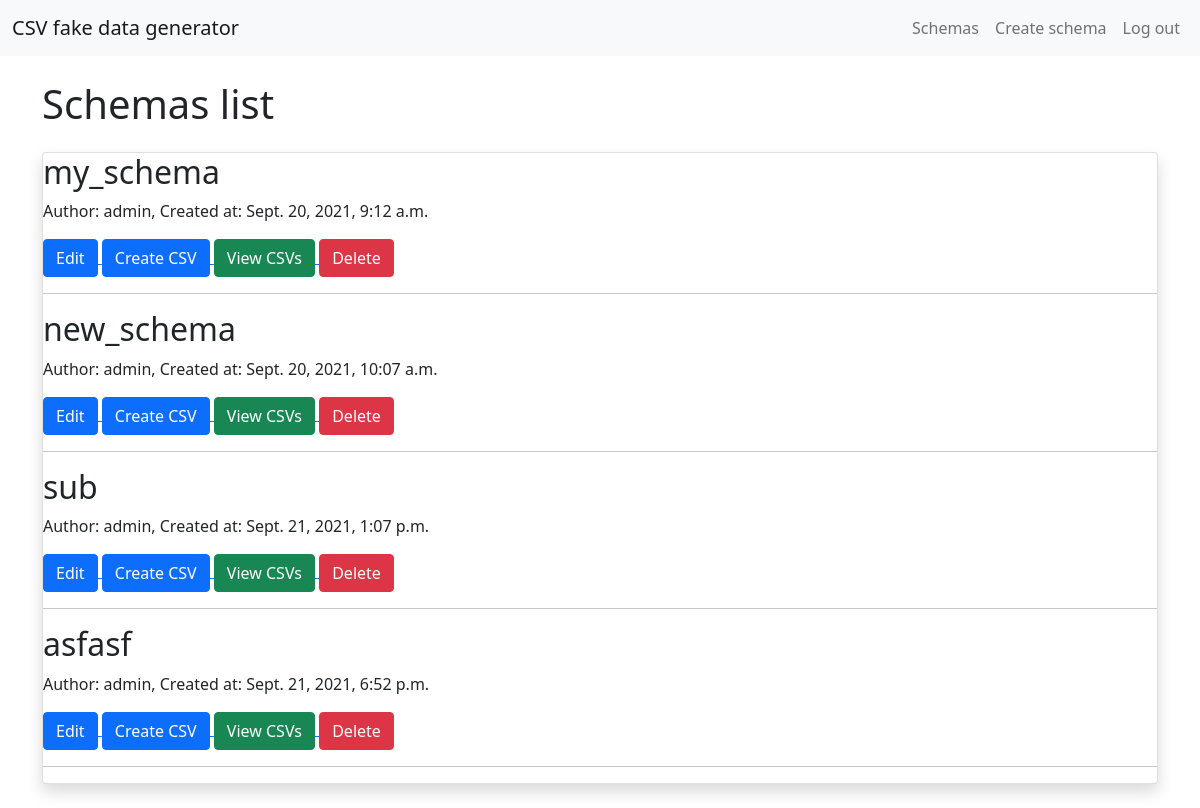
/schemas/ (signed in), run on the app's committed database.
### generator/models.py (models this page shows, shortened)
class Schema(models.Model):
    schema_name = models.CharField(max_length=200)
    date_added = models.DateTimeField(auto_now_add=True)
    schema_json = models.TextField()
    owner = models.ForeignKey(User, on_delete=models.CASCADE)

### generator/views.py (the view)
# urls.py: path('schemas/', views.schemas, name='schemas'),
@login_required()
def schemas(request):
    schema = Schema.objects.filter(owner=request.user)
    data_sets = DataSet.objects.filter(schema=schema)
    context = {
        'schemas': schema,
        'data_sets': data_sets,
    }
    return render(request, 'generator/schemas.html', context)

### generator/templates/generator/schemas.html
{% extends 'generator/base.html' %}
{% block content %}
<body>
          <div class="container my-4">
            <p class="h1">Schemas list</p>
            <div class="card my-4 shadow">
                {% for schema in schemas %}
                <h2>{{ schema.schema_name}}</h2>
                <p>Author: {{ schema.owner }}, Created at: {{ schema.date_added}}</p>
                <div>
                    <a href="{% url 'generator:schema_view' schema.id %}">
                        <button class="btn btn-primary">Edit</button>
                    </a>
                    <a href="{% url 'generator:create_file' schema.id %}">
                        <button class="btn btn-primary">Create CSV</button>
                    </a>
                    <a href="{% url 'generator:data_set_list' schema.id %}">
                        <button class="btn btn-success">View CSVs</button>
                    </a>
                    <a href="{% url 'generator:delete_schema' schema.id %}">
                        <button class="btn btn-danger">Delete</button>
                    </a>
                </div>
                <hr>
                {% endfor %}
            </div>
          </div>
    </body>
{% endblock content%}

### generator/templates/generator/base.html (shortened to what this page needs)
{% load static %}
<!doctype html>
<html lang="en">
<head>
    <link rel="stylesheet" type="text/css" href="{% static 'css/bootstrap.css' %}">
    <link rel="stylesheet" type="text/css" href="{% static 'css/fields.css' %}">
</head>
<body>
<nav class="navbar navbar-expand-lg navbar-light bg-light">
  <div class="container-fluid">
    <a class="navbar-brand" href="{% url 'generator:index' %}">CSV fake data generator</a>
    <div class="collapse navbar-collapse" id="navbarNav">
      <ul class="navbar-nav ms-auto">
        <li class="nav-item">
          <a class="nav-link" href="{% url 'generator:schemas' %}">Schemas</a>
        </li>
        <li class="nav-item">
          <a class="nav-link" href="{% url 'generator:generate' %}">Create schema</a>
        </li>
          {% if user.is_authenticated %}
          <li class="nav-item">
              <a class="nav-link" href="{% url 'users:logout' %}">Log out</a>
          </li>
          {% endif %}
      </ul>
    </div>
  </div>
</nav>
{% block content %}
{% endblock content %}
</body>
</html>

### data on the page
Schema: schema_name "my_schema", owner "admin", date_added "Sept. 20, 2021, 9:12 a.m."
Schema: schema_name "new_schema", owner "admin", date_added "Sept. 20, 2021, 10:07 a.m."
Schema: schema_name "sub", owner "admin", date_added "Sept. 21, 2021, 1:07 p.m."
Schema: schema_name "asfasf", owner "admin", date_added "Sept. 21, 2021, 6:52 p.m."
